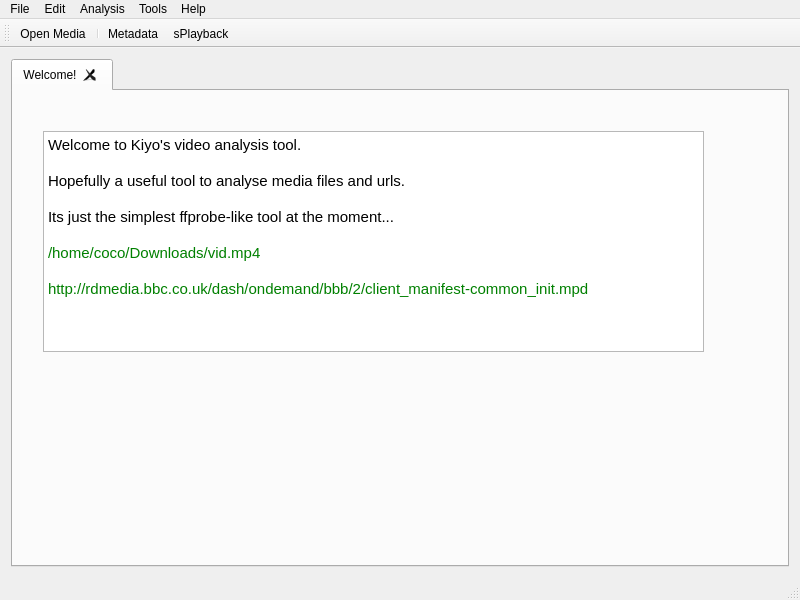
<?xml version="1.0" encoding="UTF-8"?>
<ui version="4.0">
 <class>mainWindow</class>
 <widget class="QMainWindow" name="mainWindow">
  <property name="geometry">
   <rect>
    <x>0</x>
    <y>0</y>
    <width>800</width>
    <height>600</height>
   </rect>
  </property>
  <property name="minimumSize">
   <size>
    <width>800</width>
    <height>600</height>
   </size>
  </property>
  <property name="windowTitle">
   <string>Kiyo's Video Analysis Tool</string>
  </property>
  <widget class="QWidget" name="centralWidget">
   <layout class="QGridLayout" name="gridLayout">
    <item row="0" column="0">
     <widget class="QTabWidget" name="mainTabWidget">
      <property name="contextMenuPolicy">
       <enum>Qt::PreventContextMenu</enum>
      </property>
      <property name="currentIndex">
       <number>0</number>
      </property>
      <property name="tabsClosable">
       <bool>true</bool>
      </property>
      <property name="movable">
       <bool>true</bool>
      </property>
      <widget class="QWidget" name="introTab">
       <attribute name="title">
        <string>Welcome!</string>
       </attribute>
       <widget class="QTextEdit" name="textEdit">
        <property name="geometry">
         <rect>
          <x>30</x>
          <y>40</y>
          <width>661</width>
          <height>221</height>
         </rect>
        </property>
        <property name="html">
         <string>&lt;!DOCTYPE HTML PUBLIC &quot;-//W3C//DTD HTML 4.0//EN&quot; &quot;http://www.w3.org/TR/REC-html40/strict.dtd&quot;&gt;
&lt;html&gt;&lt;head&gt;&lt;meta name=&quot;qrichtext&quot; content=&quot;1&quot; /&gt;&lt;style type=&quot;text/css&quot;&gt;
p, li { white-space: pre-wrap; }
&lt;/style&gt;&lt;/head&gt;&lt;body style=&quot; font-family:'MS Shell Dlg 2'; font-size:8.1pt; font-weight:400; font-style:normal;&quot;&gt;
&lt;p style=&quot; margin-top:0px; margin-bottom:0px; margin-left:0px; margin-right:0px; -qt-block-indent:0; text-indent:0px;&quot;&gt;&lt;span style=&quot; font-family:'Ubuntu'; font-size:11pt;&quot;&gt;Welcome to Kiyo's video analysis tool.&lt;/span&gt;&lt;/p&gt;
&lt;p style=&quot;-qt-paragraph-type:empty; margin-top:0px; margin-bottom:0px; margin-left:0px; margin-right:0px; -qt-block-indent:0; text-indent:0px; font-family:'Ubuntu'; font-size:11pt;&quot;&gt;&lt;br /&gt;&lt;/p&gt;
&lt;p style=&quot; margin-top:0px; margin-bottom:0px; margin-left:0px; margin-right:0px; -qt-block-indent:0; text-indent:0px;&quot;&gt;&lt;span style=&quot; font-family:'Ubuntu'; font-size:11pt;&quot;&gt;Hopefully a useful tool to analyse media files and urls.&lt;/span&gt;&lt;/p&gt;
&lt;p style=&quot;-qt-paragraph-type:empty; margin-top:0px; margin-bottom:0px; margin-left:0px; margin-right:0px; -qt-block-indent:0; text-indent:0px; font-family:'Ubuntu'; font-size:11pt;&quot;&gt;&lt;br /&gt;&lt;/p&gt;
&lt;p style=&quot; margin-top:0px; margin-bottom:0px; margin-left:0px; margin-right:0px; -qt-block-indent:0; text-indent:0px;&quot;&gt;&lt;span style=&quot; font-family:'Ubuntu'; font-size:11pt;&quot;&gt;Its just the simplest ffprobe-like tool at the moment...&lt;/span&gt;&lt;/p&gt;
&lt;p style=&quot;-qt-paragraph-type:empty; margin-top:0px; margin-bottom:0px; margin-left:0px; margin-right:0px; -qt-block-indent:0; text-indent:0px; font-family:'Ubuntu'; font-size:11pt;&quot;&gt;&lt;br /&gt;&lt;/p&gt;
&lt;p style=&quot; margin-top:0px; margin-bottom:0px; margin-left:0px; margin-right:0px; -qt-block-indent:0; text-indent:0px;&quot;&gt;&lt;span style=&quot; font-family:'Ubuntu'; font-size:11pt; color:#008000;&quot;&gt;/home/coco/Downloads/vid.mp4&lt;/span&gt;&lt;/p&gt;
&lt;p style=&quot;-qt-paragraph-type:empty; margin-top:0px; margin-bottom:0px; margin-left:0px; margin-right:0px; -qt-block-indent:0; text-indent:0px; font-family:'Ubuntu'; font-size:11pt; color:#008000;&quot;&gt;&lt;br /&gt;&lt;/p&gt;
&lt;p style=&quot; margin-top:0px; margin-bottom:0px; margin-left:0px; margin-right:0px; -qt-block-indent:0; text-indent:0px;&quot;&gt;&lt;span style=&quot; font-family:'Ubuntu'; font-size:11pt; color:#008000;&quot;&gt;http://rdmedia.bbc.co.uk/dash/ondemand/bbb/2/client_manifest-common_init.mpd&lt;/span&gt;&lt;/p&gt;&lt;/body&gt;&lt;/html&gt;</string>
        </property>
       </widget>
      </widget>
     </widget>
    </item>
   </layout>
  </widget>
  <widget class="QMenuBar" name="menuBar">
   <property name="geometry">
    <rect>
     <x>0</x>
     <y>0</y>
     <width>800</width>
     <height>25</height>
    </rect>
   </property>
   <widget class="QMenu" name="menuFile">
    <property name="title">
     <string>File</string>
    </property>
   </widget>
   <widget class="QMenu" name="menuEdit">
    <property name="title">
     <string>Edit</string>
    </property>
   </widget>
   <widget class="QMenu" name="menuAnalysis">
    <property name="title">
     <string>Analysis</string>
    </property>
    <addaction name="actionOpenMedia"/>
    <addaction name="separator"/>
    <addaction name="actionMetadata"/>
    <addaction name="actionSimplePlayback"/>
   </widget>
   <widget class="QMenu" name="menuTools">
    <property name="title">
     <string>Tools</string>
    </property>
   </widget>
   <widget class="QMenu" name="menuHelp">
    <property name="title">
     <string>Help</string>
    </property>
   </widget>
   <addaction name="menuFile"/>
   <addaction name="menuEdit"/>
   <addaction name="menuAnalysis"/>
   <addaction name="menuTools"/>
   <addaction name="menuHelp"/>
  </widget>
  <widget class="QToolBar" name="mainToolBar">
   <property name="toolButtonStyle">
    <enum>Qt::ToolButtonTextBesideIcon</enum>
   </property>
   <attribute name="toolBarArea">
    <enum>TopToolBarArea</enum>
   </attribute>
   <attribute name="toolBarBreak">
    <bool>false</bool>
   </attribute>
   <addaction name="actionOpenMedia"/>
   <addaction name="separator"/>
   <addaction name="actionMetadata"/>
   <addaction name="actionSimplePlayback"/>
  </widget>
  <widget class="QStatusBar" name="statusBar"/>
  <action name="actionOpenMedia">
   <property name="checkable">
    <bool>false</bool>
   </property>
   <property name="icon">
    <iconset resource="icons/icons.qrc">
     <normaloff>:/source.png</normaloff>:/source.png</iconset>
   </property>
   <property name="text">
    <string>Open Media</string>
   </property>
   <property name="toolTip">
    <string>&lt;html&gt;&lt;head/&gt;&lt;body&gt;&lt;p&gt;Open media file or url&lt;/p&gt;&lt;/body&gt;&lt;/html&gt;</string>
   </property>
   <property name="iconVisibleInMenu">
    <bool>true</bool>
   </property>
  </action>
  <action name="actionMetadata">
   <property name="text">
    <string>Metadata</string>
   </property>
   <property name="toolTip">
    <string>&lt;html&gt;&lt;head/&gt;&lt;body&gt;&lt;p&gt;Get Info on media source.&lt;/p&gt;&lt;/body&gt;&lt;/html&gt;</string>
   </property>
  </action>
  <action name="actionSimplePlayback">
   <property name="text">
    <string>sPlayback</string>
   </property>
   <property name="toolTip">
    <string>&lt;html&gt;&lt;head/&gt;&lt;body&gt;&lt;p&gt;Simple playback tab&lt;/p&gt;&lt;p&gt;No AV Sync, No CC or seeking&lt;/p&gt;&lt;/body&gt;&lt;/html&gt;</string>
   </property>
  </action>
 </widget>
 <layoutdefault spacing="6" margin="11"/>
 <resources>
  <include location="icons/icons.qrc"/>
 </resources>
 <connections/>
</ui>
